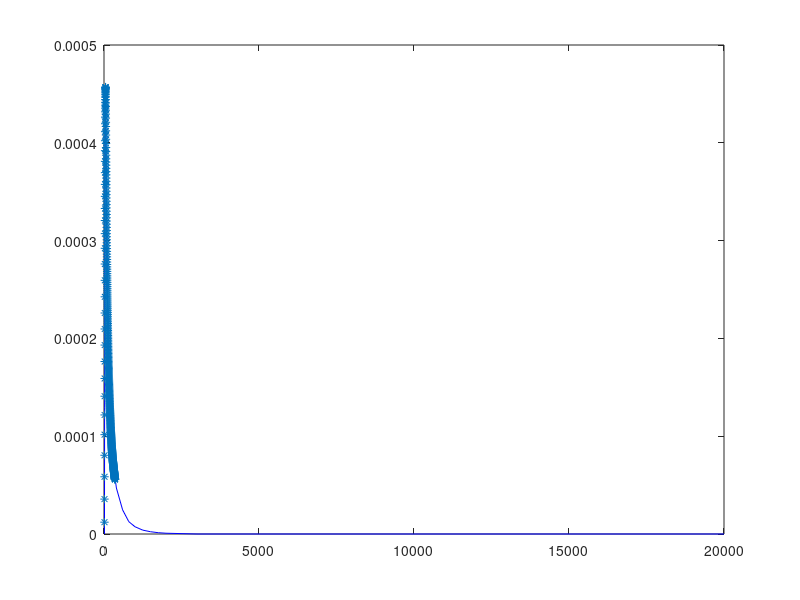

This figure's MATLAB source: (Note: this script raises an error after producing the figure.)
%% INFORMATION
%  author: Tony Saad
%  date:   April 1, 2014
%
% Given a turbulent energy spectrum, this script generates a random
% velocity field that produces the input spectrum up to a certain wave
% number limit. This wave number limit is determined by the grid size
%
% The method used to generate the data is based on Lars Davidson's work for
% generating inlet turbulence. This code is loosly based on code obtained
% from his website, and can be found here: 
% http://www.tfd.chalmers.se/~lada/projects/inlet-boundary-conditions//proright.html#starten
% and here:
% http://www.tfd.chalmers.se/~lada/projects/inlet-boundary-conditions//synt_main.m
%
% This version of the script extends the method to 3D and uses more
% efficient matlab matrix-vector multiplication.
%
% Literature:
%
% L. Davidson, "Using Isotropic Synthetic Fluctuations as Inlet Boundary Conditions for Unsteady
% Simulations", "Advances and Applications in Fluid Mechanics",
% Vol 1, No  =1, pp. 1-35, 2007
%
% L. Davidson, "HYBRID LES-RANS:  Inlet Boundary Conditions for Flows With Recirculation",
% "Advances in Hybrid RANS-LES Modelling",
% Notes on Numerical Fluid Mechanics and Multidisciplinary Design,
% Springer Verlag, pp. 55-66, Vol. 97, 2008.
%
% L. Davidson, "Hybrid LES-RANS: Inlet Boundary Conditions for Flows Including Recirculation",
% 5th International Symposium on Turbulence and Shear Flow Phenomena,
% Vol. 2, pp. 689-694, Munich, Germany, 2007.

%% Main program
close all
clear all

% load an experimental specturm. Alternatively, specify it via a function call
load cbc_spectrum.txt         % cbc classic dataset
kcbc=cbc_spectrum(:,1)*100; 
ecbc=cbc_spectrum(:,2)*1e-6; 

%% USER INPUT
%set the number of modes.
nmodes =400; 

Lx = 9*2*pi/100; % domain size in the x direction
Ly = 9*2*pi/100; % domain size in the y direction
Lz = 9*2*pi/100; % domain size in the z direction

nx = 32;         % number of cells in the x direction
ny = 32;         % number of cells in the y direction
nz = 32;         % number of cells in the z direction

% generate cell centered x-grid
dx = Lx/nx;
xc = dx/2 + (0:nx-1)*dx;

% generate cell centered y-grid
dy = Ly/ny;
yc = dy/2 + (0:ny-1)*dy;

% generate cell centered z-grid
dz = Lz/nz;
zc = dz/2 + (0:nz-1)*dz; % cell centered coordinates

% smallest wavenumber - either specified via
wn1 = 15; %determined here from spectrum properties

%% START THE FUN!
wn=zeros(nmodes,1); % wave number array

% compute random angles
fi   = 2*pi.*rand(nmodes,1);
psi  = 2*pi.*rand(nmodes,1);
alfa = 2*pi.*rand(nmodes,1);
teta = pi.*rand(nmodes,1);
%ang  = rand(nmodes,1);
%teta = acos(1 - ang./0.5);

% highest wave number
wnn = max(2*pi/dx, max(2*pi/dy, 2*pi/dz));

% wavenumber step
dk = (wnn-wn1)/nmodes;

% wavenumber at faces
wnf = wn1 + [0:nmodes].*dk;   

% wavenumber at cell centers
wn = wn1 + 0.5*dk + [0:nmodes-1].*dk;
wn = wn';
dkn = ones(nmodes,1).*dk;

%   wavenumber vector from random angles   
kx = sin(teta).*cos(fi).*wn;
ky = sin(teta).*sin(fi).*wn;
kz = cos(teta).*wn;

% sigma is the unit direction which gives the direction of the synthetic
% velocity field
sxm = cos(fi).*cos(teta).*cos(alfa) - sin(fi).*sin(alfa);
sym = sin(fi).*cos(teta).*cos(alfa) + cos(fi).*sin(alfa);
szm = -sin(teta).*cos(alfa);   

% another way of computing sigma. The previous method seems to give better
% results
% sxm = cos(fi).*cos(teta).*cos(alfa) - sin(fi).*sin(alfa).*cos(teta);
% sym = sin(fi).*cos(teta).*cos(alfa) + cos(fi).*sin(alfa).*cos(teta);
% szm = -sin(teta).*cos(alfa);   

% verify that the wave vector and sigma are perpendicular
kk = kx.*sxm + ky.*sym + kz.*szm;
disp('Orthogonality of k and sigma:');
disp(norm(kk));

% get the modes   
km = sqrt(kx.^2 + ky.^2 + kz.^2);

% now create an interpolant for the spectrum. this is needed for
% experimentally-specified spectra
espec = interp1(kcbc,ecbc,km,'cubic');
plot(kcbc,ecbc,'b')
hold on
plot(km,espec,'*')
   
um = 2.*sqrt(espec.*dkn);
u_ = zeros(nx,ny,nz);
v_ = zeros(nx,ny,nz);
w_ = zeros(nx,ny,nz);

% now loop through the grid
for k=1:nz
    for j=1:ny
        for i=1:nx
            % for every grid point (i,j,k) do the fourier summation 
            arg = kx.*xc(i) + ky.*yc(j) + kz.*zc(k) + psi;  
            bm = cos(arg);  
            u_(i,j,k) = sum(um.*bm.*sxm);  
            v_(i,j,k) = sum(um.*bm.*sym);  
            w_(i,j,k) = sum(um.*bm.*szm);
        end
    end
end

%% CALCULATE TURBULENT KE SPECTRUM TO MAKE SURE THINGS MAKE SENSE
[wn,vt]=tke_spectrum(u_,v_,w_,Lx, Ly, Lz); 
% plot the energy spectrum
figure(3)
n = round((nx*ny*nz)^(1/3));
loglog(wn(1:n-1),vt(1:n-1),'*-r');
hold on
loglog(kcbc,ecbc,'k');

%% CONVERT TO STAGGERED GRID - IF NECESSARY
u = zeros(nx+1,ny,nz);
v = zeros(nx,ny+1,nz);
w = zeros(nx,ny,nz+1);
for i=1:nx-1
    u(i+1,:,:) = 0.5*(u_(i+1,:,:) + u_(i,:,:));    
end
% set periodic condition
u(1,:,:) = 0.5*(u_(1,:,:) + u_(nx,:,:));
u(nx+1,:,:) = 0.5*(u_(1,:,:) + u_(nx,:,:));

for j=1:ny-1
    v(:,j+1,:) = 0.5*(v_(:,j+1,:) + v_(:,j,:));    
end
% set periodic condition
v(:,1,:) = 0.5*(v_(:,1,:) + v_(:,ny,:));
v(:,ny+1,:) = 0.5*(v_(:,1,:) + v_(:,ny,:));

for k=1:nz-1
    w(:,:,k+1) = 0.5*(w_(:,:,k+1) + w_(:,:,k));    
end
% set periodic condition
w(:,:,1) = 0.5*(w_(:,:,1) + w_(:,:,nz));
w(:,:,nz+1) = 0.5*(w_(:,:,1) + w_(:,:,nz));

% %set the additional point as periodic
% u(1:N,:,:) = u_;
% u(N+1,:,:) = u(1,:,:);
% 
% v(:,1:N,:) = v_;
% v(:,N+1,:) = v(:,1,:);
% 
% w(:,:,1:N) = w_;
% w(:,:,N+1) = w(:,:,1);

%% PLOT A FEW THINGS TO SATISFY THE EYES
figure(2)
contourf(u_(:,:,1),10);

%% COMPUTE DIVERGENCE
% Note: I don't know why I am getting non-zero divergence here although the
% orthogonality condition for divergence (k.sigma = 0) is satisfied.
div=zeros(nx,ny,nz);
for k=1:nz
    for j=1:ny
        for i=1:nx
            div(i,j,k) = div(i,j,k) + (u(i+1,j,k) - u(i,j,k))/dx + (v(i,j+1,k) - v(i,j,k))/dy + (w(i,j,k+1) - w(i,j,k))/dz;
        end
    end
end
divn = reshape(div,nx*ny*nz,1);
disp('Divergence:');
disp(norm(divn));

%% WRITE TO DISK
fName = 'cbc32_uvw';
uFileName = strcat(fName,'_wasatch_u');
uFileID = fopen(uFileName,'w');

for k=1:nz
    for j=1:ny
        for i=1:nx+1
            x = (i-1)*dx;
            y = (j-1)*dy + dy/2;
            z = (k-1)*dz + dz/2;
            fprintf( uFileID,'%.16f %.16f %.16f %.16f\n',x,y,z,u(i,j,k) );
        end
    end
end
fclose(uFileID);
gzip(uFileName);
delete(uFileName);

vFileName = strcat(fName,'_wasatch_v');
vFileID = fopen(vFileName,'w');
for k=1:nz
    for j=1:ny + 1
        for i=1:nx
            x = (i-1)*dx + dx/2;
            y = (j-1)*dy;
            z = (k-1)*dz + dz/2;
            fprintf( vFileID,'%.16f %.16f %.16f %.16f\n',x,y,z,v(i,j,k) );
        end
    end
end
fclose(vFileID);
gzip(vFileName);
delete(vFileName);


wFileName = strcat(fName,'_wasatch_w');
wFileID = fopen(wFileName,'w');
for k=1:nz + 1
    for j=1:ny
        for i=1:nx
            x = (i-1)*dx + dx/2;
            y = (j-1)*dy + dy/2;
            z = (k-1)*dz;
            fprintf( wFileID,'%.16f %.16f %.16f %.16f\n',x,y,z,w(i,j,k) );
        end
    end
end
fclose(wFileID);
gzip(wFileName);
delete(wFileName);